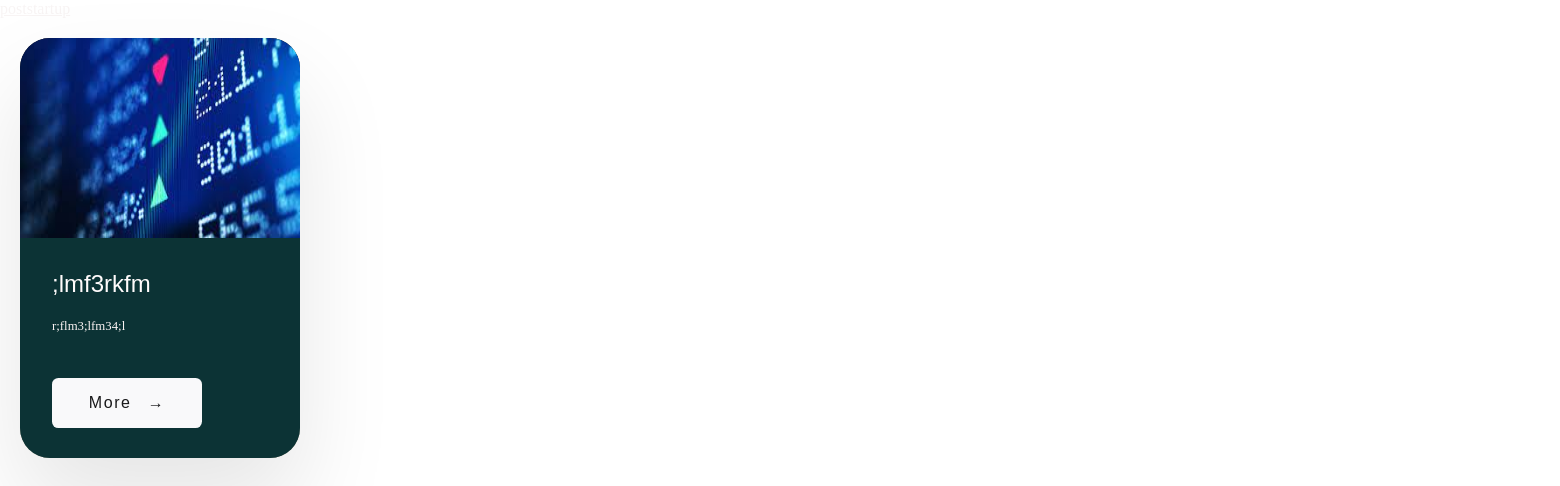
/startup (signed in), run on the app's committed database.
### begin/models.py (models this page shows)
class Business(models.Model):
    name = models.CharField(max_length=100)
    description = models.TextField()
    loction = models.TextField()
    premium = models.BooleanField(default = False)
    img_one = models.ImageField(upload_to='pics/')
    img_two = models.ImageField(upload_to='pics/')
    img_three = models.ImageField(upload_to='pics/')
    address = models.TextField()
    startup = models.BooleanField(default = False)
    shortdescription = models.TextField(default = "No data")
    owner = models.CharField(max_length=100)
    opencount = models.IntegerField()
    likes = models.IntegerField()

### begin/views.py (the view)
# urls.py: path("startup",views.startup,name="startup"),
def startup(request):
    user = request.user
    if str(user) == "AnonymousUser":
        print("nahi chalega")
        return render(request,'login.html')
    form = CustomerForm(instance = user)
    context = {'form': form}
    if request.method == "POST":
        form = CustomerForm(request.POST,request.FILES)
        name = request.POST['name']
        owner = request.POST['owner']
        print(owner)
        print(request.FILES)
        ownerid = request.user.id
        obj = Business.objects.get(id = ownerid)
        startup = obj.startup
        description = request.POST['description']
        shortdescription = description[:20]
        loction = request.POST['loction']
        img_one = request.FILES.get('img_one')
        img_two = request.FILES.get('img_two')
        img_three = request.FILES.get('img_three')
        address = request.POST['address']
        print(img_three,"is third image")
        print(img_two,"is two")
        busin = Business(name = name,loction = loction,description = description ,shortdescription = shortdescription,  img_one = img_one, img_two = img_two, img_three = img_three,address = address,owner = owner,opencount = 0,likes = 0)
        busin.save()
        return redirect('/')
        pass
    else:
        startuplist = []
        listofallbussiness = Business.objects.all()
        print(len(listofallbussiness))
        for liss in listofallbussiness:
            print(liss.name)
            print(liss.startup)
            if liss.startup == True :
                startuplist.append(liss)
        return render(request,'startup.html',{'startuplist': startuplist})

### templates/startup.html (shortened to what this page needs)
{% load static %}
<head>
  <link rel="stylesheet" href="{% static 'css/style.css' %}">
</head>
<body>
    <a href="poststartup">poststartup</a>
    <div class="grid">
        {% for bus in startuplist %}
        <div class="grid-item">
          <div class="card">
            <img  height="200px" width="300px" src="{{bus.img_one.url}}" alt="Rome" />
            <div class="card-content">
              <h1 class="card-header">{{bus.name}}</h1>
              <br>
              <p class="card-text">
                {{bus.description}}
              </p>
              <a href="/bussquery?name={{ bus.name|urlencode }}&location={{ bus.loction|urlencode }}&description={{bus.description|urlencode}}&owner={{bus.owner|urlencode}}&img_one={{bus.img_one|urlencode}}&img_two={{bus.img_two|urlencode}}&img_three={{bus.img_three|urlencode}}&id={{bus.id|urlencode}}"><button class="card-btn">More<span>&rarr;</span></button></a>
            </div>
          </div>
        </div>
        {% endfor %}
      </div>
</body>

### static/css/style.css (style rules this page uses)
body { background-color: white; align-items: center; }
h1 { color: rgb(22, 22, 22); font-family:Arial, Helvetica, sans-serif ; font:bolder ; size: 25px; font-size:50px ; }
a:link { color: rgb(239, 243, 239); background-color: transparent; text-decoration: none; }
.card { border-color: rgb(0, 0, 0); border-radius: 20px; width: 280px; background-color: rgb(17, 16, 16); }
* { margin: 0; padding: 0; }
.grid { padding: 20px; height: 100px; display: grid; width: 100em; grid-gap: 6rem; grid-template-columns: repeat(auto-fit, minmax(20rem, 3fr)); align-items: start; }
.grid-item { height: 420px; width: 280px; color: violet; background-color:cornsilk ; overflow: hidden; box-shadow: 0 3rem 6rem rgba(0, 0, 0, 0.1); cursor: pointer; transition: 0.5s; border-radius: 30px; border:black; }
.card-content { width: 250px; background-color: rgba(8, 91, 94, 0.479); padding: 2rem; color: white; height: 500px; }
.card-header { font-size: 1.5rem; font-weight: 500; color: #fffbfb; }
.card-text { font-size: 0.8rem; line-height: 1.7; color: #faf3f3; margin-bottom: 2.5rem; }
.card-btn { display: block; width: 150px; height: 50px; font-size: 1rem; text-align: center; color: #19191a; background-color: #f9f9fa; border: none; border-radius: 0.4rem; transition: 0.2s; cursor: pointer; letter-spacing: 0.1rem; }
.card-btn span { margin-left: 1rem; transition: 0.2s; }

### data on the page
Business: img_one (picture), name ";lmf3rkfm", description "r;flm3;lfm34;l"
